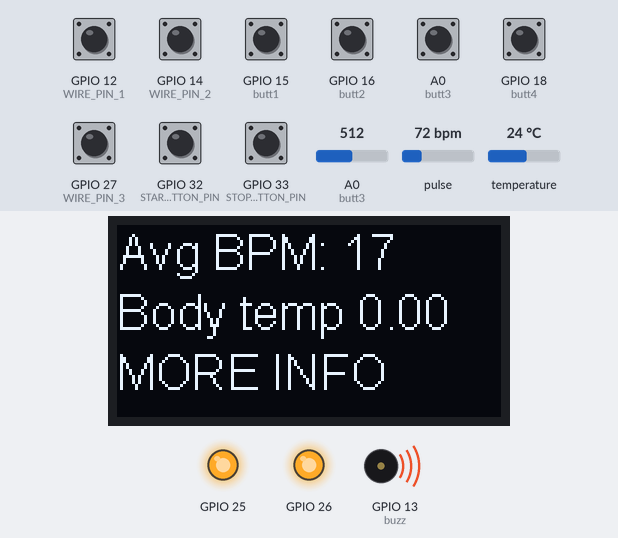
Recording of a sketch running on a simulated ESP8266 (NodeMCU). Shown: 128×64 one-colour display, output pins drawn as LEDs (lit = HIGH), buzzer (waves = sounding). Inputs (shaded band) come from the test bench; at power-on: A0 (butt3), GPIO 12 (WIRE_PIN_1), GPIO 14 (WIRE_PIN_2), GPIO 15 (butt1), GPIO 16 (butt2), GPIO 18 (butt4), GPIO 27 (WIRE_PIN_3), GPIO 32 (START_BUTTON_PIN), GPIO 33 (STOP_BUTTON_PIN) HIGH, pulse 72 bpm, A0 (butt3) = 512, temperature 24 °C. What the sketch prints to the serial monitor is not drawn.

Above: at 1.2 s.
1.3 s: GPIO 32 (START_BUTTON_PIN) pulled LOW for 0.15 s
At 1.6 s:
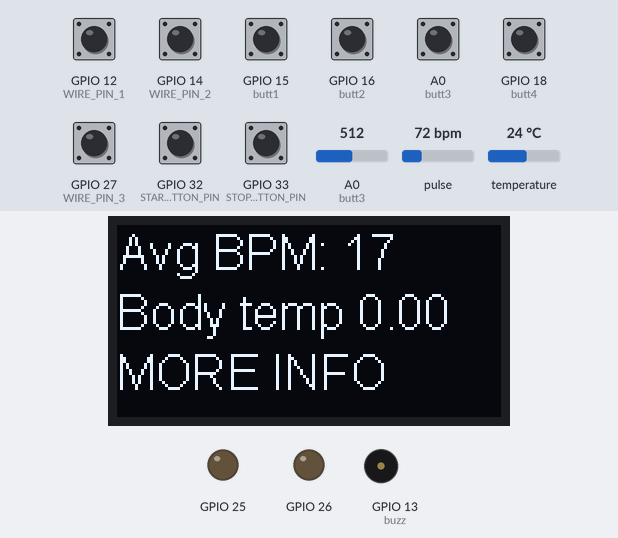
2.9 s: GPIO 33 (STOP_BUTTON_PIN) pulled LOW for 0.15 s
At 4.3 s:
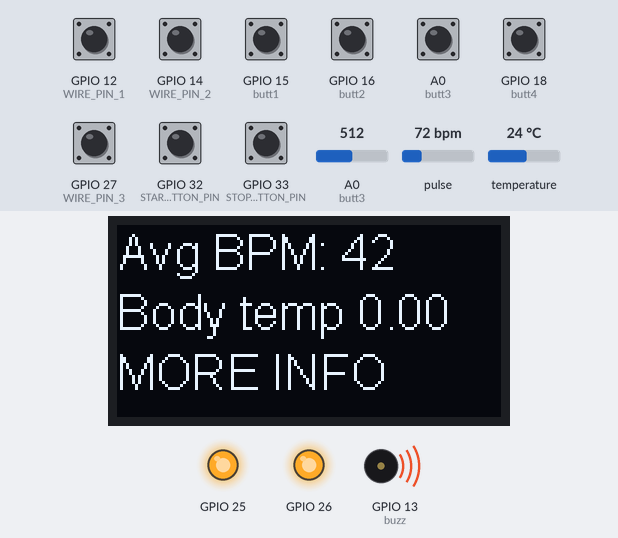
4.5 s: GPIO 16 (butt2) pulled LOW for 1 s
At 5.6 s:
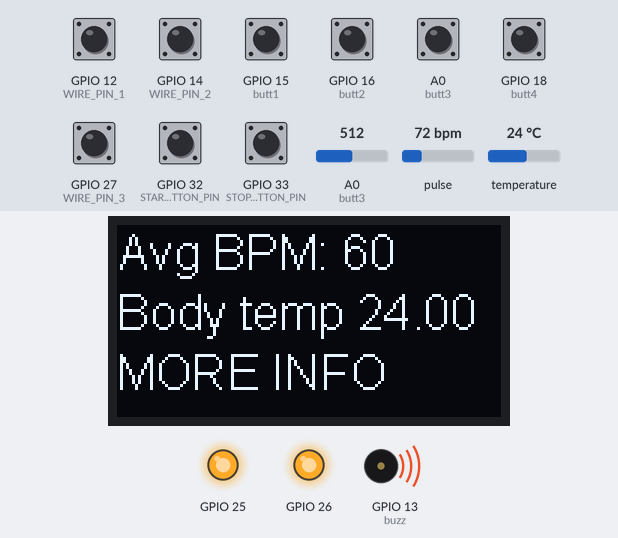
7.0 s: pulse set to 100 bpm
At 8.6 s:
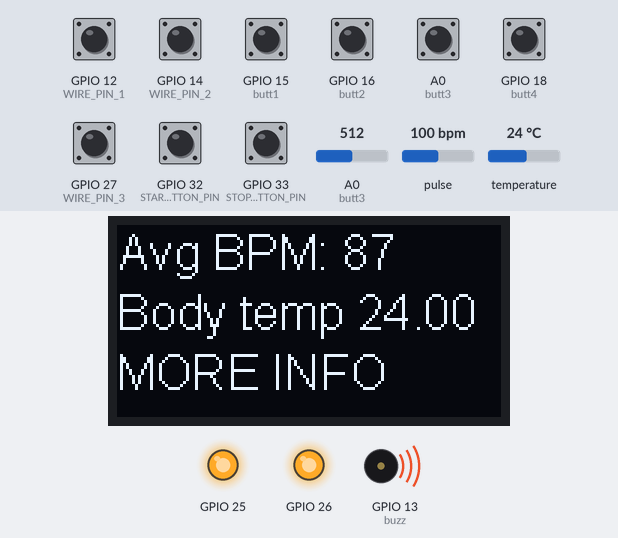
9.2 s: GPIO 33 (STOP_BUTTON_PIN) pulled LOW for 1 s
At 12.0 s:
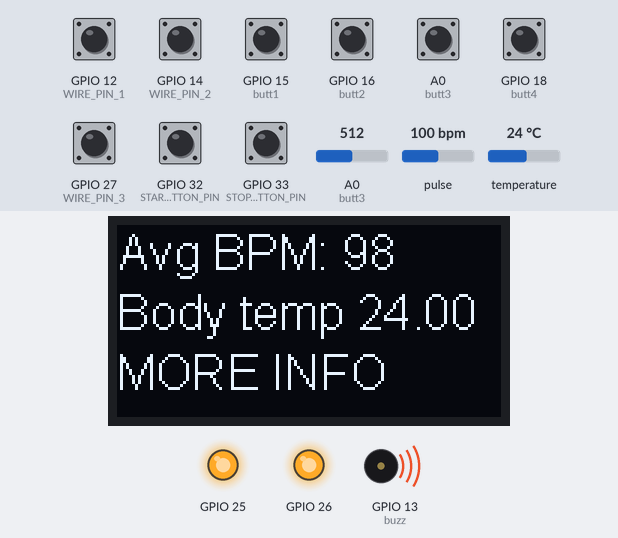
12.3 s: pulse set to 42 bpm
At 14.7 s:
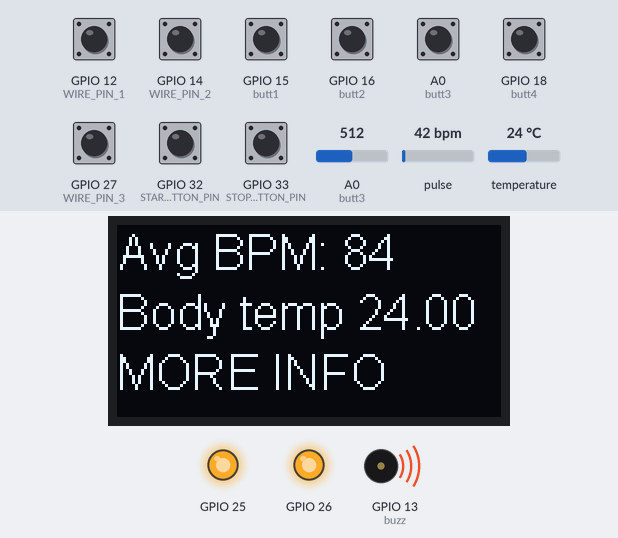
Timing chart, 0 to 16.4 s (numbered marks = the images above; inputs shaded):
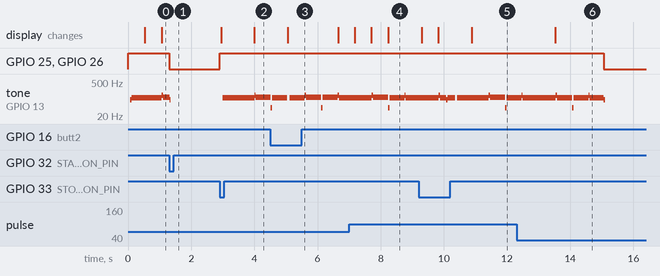

Measured:
- after the input at 1.3 s, GPIO 25, GPIO 26: HIGH → LOW at once
- after the input at 2.9 s, GPIO 25, GPIO 26: LOW → HIGH at once; tone on GPIO 13 (buzz): silent → 111 Hz after 0.11 s, → 143 Hz 1.0 s later, → 119 Hz 0.04 s later; the display: first changes after 0.06 s (image 2 shows a later state)
- after the input at 4.5 s, GPIO 25, GPIO 26: stays HIGH (without the input it goes to LOW after 0.51 s); the display: changes after 0.56 s (image 3)
- after the input at 7.0 s, the display: first changes after 0.18 s (image 4 shows a later state)
- after the input at 9.2 s, GPIO 25, GPIO 26: stays HIGH (without the input it goes to LOW after 0.83 s)
- after the input at 12.3 s, the display: changes after 1.2 s (image 6)

The sketch:

Quickseal.ino
```cpp
#include <Wire.h>
#include "MAX30105.h"
#include "SSD1306Wire.h"
#include "heartRate.h" // Include the heart rate algorithm header

MAX30105 particleSensor;

SSD1306Wire display(0x3c, SDA, SCL);

const byte RATE_SIZE = 4; //Increase this for more averaging. 4 is good.
byte rates[RATE_SIZE]; //Array of heart rates
byte rateSpot = 0;
long lastBeat = 0; //Time at which the last beat occurred
long lastPrintTime = 0; //Time of the last print
long lastmoistTime = 0;
long lastPrintbeatavgTime =0;
int beatcount=0;
bool bpmstate =true;

float beatsPerMinute;
int beatAvg;
#define butt1 15
#define butt2 16
#define butt3 17
#define butt4 18
#define WIRE_PIN_1 12 // Pin for wire 1
#define WIRE_PIN_2 14 // Pin for wire 2
#define WIRE_PIN_3 27 // Pin for wire 3
#define START_BUTTON_PIN 32
#define STOP_BUTTON_PIN 33
#define buzz 13
float temperature=0;
bool started = false;

void setup() {
  Serial.begin(115200);
  Serial.println("Initializing...");

  // Initialize sensor
  if (!particleSensor.begin(Wire, I2C_SPEED_FAST)) //Use default I2C port, 400kHz speed
  {
    Serial.println("MAX30105 was not found. Please check wiring/power. ");
    while (1);
  }
  Serial.println("Place your index finger on the sensor with steady pressure.");

  particleSensor.setup(); //Configure sensor with default settings
  particleSensor.setPulseAmplitudeRed(0x0A); //Turn Red LED to low to indicate sensor is running
  particleSensor.setPulseAmplitudeGreen(0);
  particleSensor.enableDIETEMPRDY();

  // Initialize OLED display
  display.init();
  display.flipScreenVertically();
  display.setFont(ArialMT_Plain_16);

  pinMode(WIRE_PIN_1, INPUT_PULLUP);
  pinMode(WIRE_PIN_2, INPUT_PULLUP);
  pinMode(WIRE_PIN_3, INPUT_PULLUP);
  pinMode(butt1, INPUT_PULLUP);
  pinMode(butt2, INPUT_PULLUP);
  pinMode(butt3, INPUT_PULLUP);
  pinMode(butt4, INPUT_PULLUP);
  pinMode(START_BUTTON_PIN, INPUT_PULLUP);
  pinMode(STOP_BUTTON_PIN, INPUT_PULLUP);
  pinMode(25,OUTPUT);
  pinMode(26,OUTPUT);
  pinMode(13,OUTPUT);
  digitalWrite(26, HIGH);
  digitalWrite(25, HIGH);
  digitalWrite(buzz, HIGH);

}

long lastAreawireTime =0;
bool wirestate = true;
long deb1=0;
long deb2=0;
long deb3=0;
long deb4=0;
int debtime=500;
bool moiststate=true;
bool tempstate = true;

void loop() {
  HR();
  // Call printsd() function every second
  if (millis() - lastPrintTime >= 500) {
    printsd();
    lastPrintTime = millis();
  }
  if (millis() - lastmoistTime >= 5000) {
  Areawire();
  Bodytemp();
    lastAreawireTime = millis();
  }
  if (millis() - lastmoistTime >= 5000) {
  moist_res1();
  moist_res2();
  checkForDifference();
  lastmoistTime = millis();
  }
  checkforstart();
  if (millis() - deb1 >= debtime) {
    if (digitalRead(butt2) == LOW) {
    if(wirestate==true){
      wirestate=false;
      Serial.println("wire Disable warnig button pressed.");
    }
    else{
      wirestate=true;
      Serial.println("wire enable warnig button pressed.");
    }
  }
  deb1 = millis();
  }
  if (millis() - deb3 >= debtime) {
    if (digitalRead(butt3) == LOW) {
    if(tempstate==true){
      tempstate=false;
      Serial.println("Body Temp Disable warnig button pressed.");
    }
    else{
      tempstate=true;
      Serial.println("Body Temp enable warnig button pressed.");
    }
  }
  deb3 = millis();
  }
  if (millis() - deb4 >= debtime) {
    if (digitalRead(butt4) == LOW) {
    if(moiststate==true){
      moiststate=false;
      Serial.println("moisture Disable warnig button pressed.");
    }
    else{
      moiststate=true;
      Serial.println("mositure enable warnig button pressed.");
    }
  }
  deb4 = millis();
  }
  if (millis() - deb2 >= debtime) {
  if (digitalRead(butt1) == LOW) {
    if(bpmstate==true){
      bpmstate=false;
      Serial.println("bpm Disable warnig button pressed.");
    }
    else{
      bpmstate=true;
      Serial.println("bpm enable warnig button pressed.");
    }
  }
  deb2 = millis();
}
}

void HR() {
  long irValue = particleSensor.getIR();

  if (checkForBeat(irValue) == true) {
    //We sensed a beat!
    long delta = millis() - lastBeat;
    lastBeat = millis();

    beatsPerMinute = 60 / (delta / 1000.0);

    if (beatsPerMinute < 255 && beatsPerMinute > 20) {
      rates[rateSpot++] = (byte)beatsPerMinute; //Store this reading in the array
      rateSpot %= RATE_SIZE; //Wrap variable

      //Take average of readings
      beatAvg = 0;
      for (byte x = 0 ; x < RATE_SIZE ; x++)
        beatAvg += rates[x];
      beatAvg /= RATE_SIZE;
    }
  }
}


void printsd() {
  // Get IR value
  long irValue = particleSensor.getIR();

  // Print to Serial monitor
  Serial.print("IR=");
  Serial.print(irValue);
  Serial.print(", BPM=");
  Serial.print(beatsPerMinute);
  Serial.print(", Avg BPM=");
  Serial.println(beatAvg);

  if (beatAvg>160||beatAvg<40){
    Serial.println("UNSTABLE HEART BEAT");
     if (millis() - lastPrintbeatavgTime >= 1000) {
    beatcount++;
    lastPrintbeatavgTime = millis();
    if (beatcount==300){
    checkstate(bpmstate);
    }
  }
}
display.clear();
display.drawString(0, 0, "Avg BPM: " + String(beatAvg));
display.drawString(0, 20, "Body temp "+String(temperature));
display.drawString(0, 40, "MORE INFO");
display.display();
}

void Areawire() {
  bool wire1Connected = digitalRead(WIRE_PIN_1) == LOW;
  bool wire2Connected = digitalRead(WIRE_PIN_2) == LOW;
  bool wire3Connected = digitalRead(WIRE_PIN_3) == LOW;
  printResult(wire1Connected, "Wire 1");
  printResult(wire2Connected, "Wire 2");
  printResult(wire3Connected, "Wire 3");


}

void printResult(bool connected, const char* wireName) {
  if (connected) {
    Serial.print(wireName);
    Serial.println(" is connected!");
  } else {
    Serial.print(wireName);
    Serial.println(" is broken or not connected!");
    checkstate(wirestate);
}
}

void checkstate(bool bol){
  if(bol){
    started = true;
    checkforstart();
     Serial.println(" Activating Device");
  }
  else{
    Serial.println("Disabled");
  }
}

#define moisturePin1 35
int moistureValue1;
int moisturePercentage1;
void moist_res1() {
  moistureValue1 = analogRead(moisturePin1);
  int moisturePercentage1 = map(moistureValue1, 0, 4095, 2000, 0);
  Serial.print("Moisture Percentage: ");
  Serial.print(moisturePercentage1);
  Serial.println("%");
}
#define moisturePin2 34
int moistureValue2;
int moisturePercentage2;
void moist_res2() {
  moistureValue2 = analogRead(moisturePin2);
  int moisturePercentage2 = map(moistureValue2, 0, 4095, 2000, 0);
  Serial.print("Moisture Percentage: ");
  Serial.print(moisturePercentage2);
  Serial.println("%");
}


void Bodytemp()
{
  temperature = particleSensor.readTemperature();
  Serial.print("temperatureC=");
  Serial.print(temperature, 4);
  float temperatureF = particleSensor.readTemperatureF(); //Because I am a bad global citizen
  Serial.print(" temperatureF=");
  Serial.print(temperatureF, 4);
  Serial.println();

}

long lastbuzzTime=0;
long laststarterTime=0;

void checkforstart() {
  // Check if the start button is pressed
  if (digitalRead(START_BUTTON_PIN) == LOW) {
    started = true;
    Serial.println("Start button pressed. Loop started.");
  }

  digitalWrite(buzz, LOW);
  // Run the while loop if started
  while (started) {
    // Check if the stop button is pressed
    while(millis() - laststarterTime >= 150000) {
   digitalWrite(buzz,LOW);
    laststarterTime = millis();
  }
    if (digitalRead(STOP_BUTTON_PIN) == LOW) {
      started = false;
      Serial.println("Stop button pressed. Loop stopped.");
    }
     if (millis() - lastbuzzTime >= 30000) {
   digitalWrite(buzz,HIGH);
    lastbuzzTime = millis();
  }
  if (millis() - lastbuzzTime >= 150000) {
   digitalWrite(buzz,LOW);
    lastbuzzTime = millis();
  }

    // Your code to run while the loop is active goes here
    // For example, you can blink an LED
  digitalWrite(25, LOW);
  digitalWrite(26, LOW);
  digitalWrite(buzz,LOW);
  }
  digitalWrite(buzz, HIGH);
  digitalWrite(25, HIGH);
  digitalWrite(26, HIGH);
}

#define CHECK_INTERVAL 1000 // Check interval in milliseconds
//#define TIME_THRESHOLD 120000 // Time threshold for 2 minutes in milliseconds
//#define DIFFERENCE_THRESHOLD 0.20 // 20% difference threshold
int potentialMeter1Value;
int potentialMeter2Value;
unsigned long lastCheckTime1 = 0;
unsigned long lastCheckTime2 = 0;
//unsigned long lastCheckTime = 0;
float difference;
float difference1;
float difference2;
void checkForDifference() {
    // Read the values of potential meters
    potentialMeter1Value = analogRead(34);
    potentialMeter2Value = analogRead(35);
    // Calculate the difference between the potential meter values
   difference1 = abs(potentialMeter1Value) / 4095.0;
   difference2 = abs(potentialMeter2Value) / 4095.0;
    Serial.print("difference ");
    Serial.println(difference);
    difference = difference1-difference2;
    if (difference>=0.40){
    Serial.println(" difference exceed the threshold");
    started = true;
    checkforstart();
    }}
```
